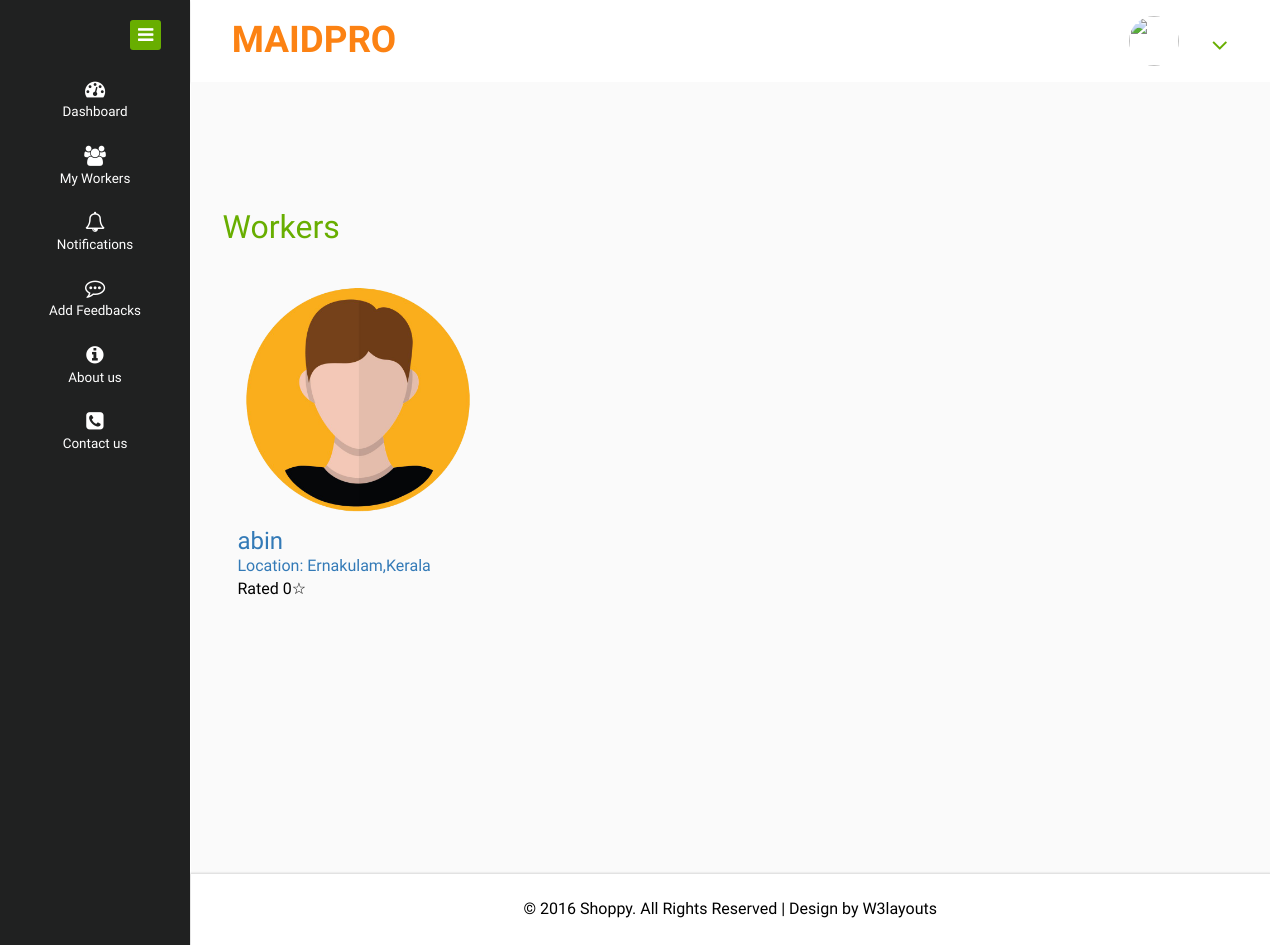
The app's page /users/viewworkers.php?category=Baby Sitter with its own data.
### tables this page shows
CREATE TABLE `registration` (
  `user_id` int(11) NOT NULL,
  `email` varchar(50) NOT NULL,
  `name` varchar(30) NOT NULL,
  `phone` bigint(11) NOT NULL,
  `profile_pic` varchar(50) NOT NULL DEFAULT 'images/profile_pic.png',
  `house` varchar(30) NOT NULL,
  `place` varchar(30) NOT NULL,
  `district` varchar(30) NOT NULL,
  `state` varchar(30) NOT NULL,
  `pincode` int(10) NOT NULL,
  `gender` varchar(20) NOT NULL,
  `date_of_birth` varchar(20) NOT NULL
);

CREATE TABLE `district` (
  `district_id` int(11) NOT NULL,
  `state_id` int(11) NOT NULL,
  `district` varchar(30) NOT NULL
);

CREATE TABLE `state` (
  `state_id` int(11) NOT NULL,
  `state` varchar(30) NOT NULL
);

### users/viewworkers.php (the view)
<?php
	include("header.php");
?>
<?php
$category=$_GET['category'];
?>
<div class="inner-block">
    <div class="blank">
    	<h2>Workers</h2>
    	<?php
    	$sql="select * from registration,verification,worker where verification.status=1 and worker.email=verification.email and verification.email=registration.email and worker.category='$category' ";
    	$res=mysqli_query($conn,$sql);
    	if(mysqli_num_rows($res)>0){
    		while ($r=mysqli_fetch_assoc($res)) {
    	?>
    	<div class="col-md-4 bg-white">
    		<a href="viewdetails.php?email=<?php echo $r['email']?>">
    		<img src="../users/<?php echo $r['profile_pic']?>" width=240>
    		<h3><?php echo $r['name']?></h3>
    		<p>Location:
    			<?php
                                     $d=$r["district"];
                                     $s="select district from district where district_id=$d";
                        $res1=mysqli_query($conn,$s);
                        $row=mysqli_fetch_assoc($res1);
                        $c=$row["district"];
                        echo $c;
                        $d=$r["state"];
                                     $s="select state from state where state_id=$d";
                        $res1=mysqli_query($conn,$s);
                        $row=mysqli_fetch_assoc($res1);
                        $c=$row["state"];
                        echo ",$c";
                ?>
                <br>
                <?php
                $workerid=$r['email'];
                $sql3="select avg(star) from review where workerid='$workerid'";
                $res3=mysqli_query($conn,$sql3);
                $r3=mysqli_fetch_assoc($res3);
                ?>
                <div style="color:black;">
                Rated <?php echo intval($r3['avg(star)'])?>☆
                </div>
    		</p>
    	</a>
    	</div>
    	<?php
    		}
    	}
    	else{
    	?>
    	<h3 class="text-center">No workers found</h3>
    	<?php
    	}
    	?>
    </div>
</div>
<?php
	include("footer.php");
?>

### records on screen
registration: profile_pic (picture), name "abin", district.district "Ernakulam", state.state "Kerala", avg "0"
